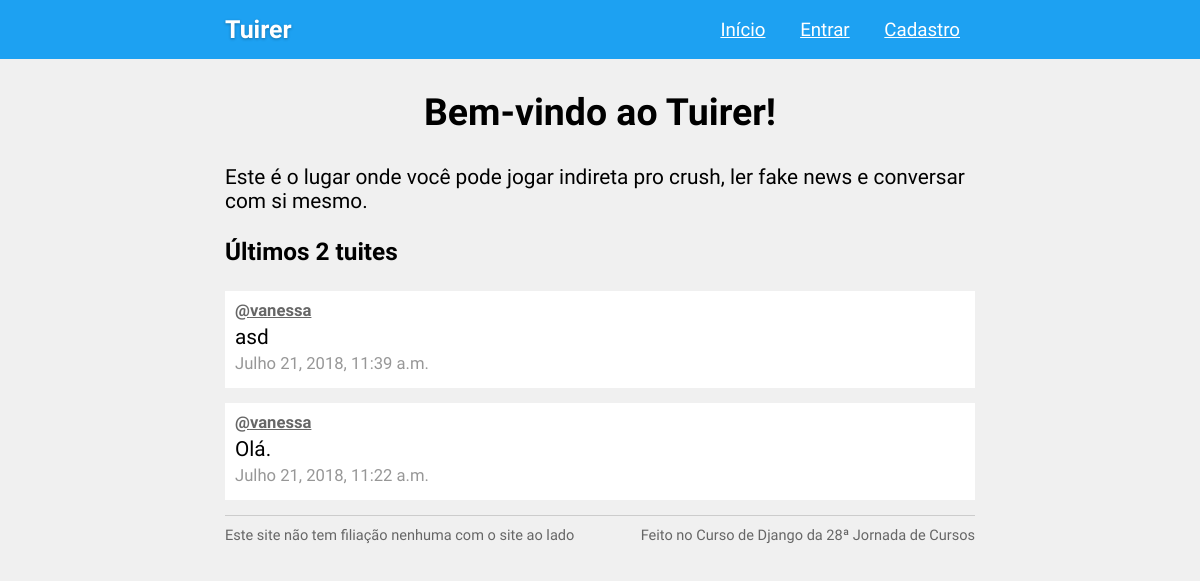
Before: / with the older database file.
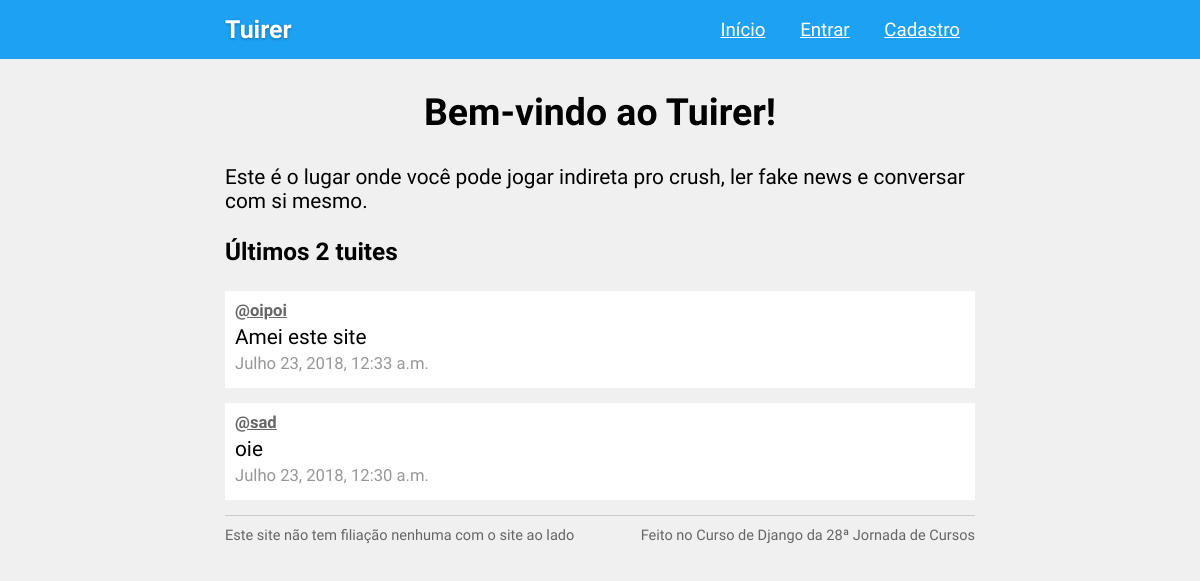
After: the same page with the newer database file.
### tuites/models.py (models this page shows, shortened)
class Tuite(models.Model):
    content = models.CharField('Tweet', max_length=200)
    date_created = models.DateTimeField(auto_now_add=True)
    creator = models.ForeignKey('users.User', on_delete=models.CASCADE, related_name='tuites')
    objects = TuiteManager()
    class Meta:
        ordering = ('-date_created', )

### users/models.py (models this page shows, shortened)
class User(AbstractUser):
    followers = models.ManyToManyField('self', blank=True)
    following = models.ManyToManyField('self', blank=True)
    picture = models.ImageField('Foto de perfil', default='/img/blank-pic.png')
    created_at = models.DateTimeField(auto_now_add=True)

### core/views.py (the view)
# urls.py: path('', HomeView.as_view(), name='home'),
class HomeView(generic.TemplateView):
    template_name = 'home.html'
    def get_context_data(self, **kwargs):
        context = super().get_context_data(**kwargs)
        context['tuites'] = Tuite.objects.all()[:2]
        return context

### templates/home.html
{% extends 'base.html' %}
{% block body %}
    <h2 class="site-header">Bem-vindo ao Tuirer!</h2>
    <p>Este é o lugar onde você pode jogar indireta pro crush, ler fake news e conversar com si mesmo.</p>
    <section class="home-tuites">
        <h3>Últimos 2 tuites</h3>
        {% for tuite in tuites %}
            {% include 'includes/tuite.html' %}
        {% endfor %}
    </section>
{% endblock %}

### templates/includes/tuite.html
<div class="tuite">
    <p class="creator">
        <a href="{% url 'users:profile' tuite.creator.id %}">@{{ tuite.creator }}</a>
    </p>
    <p>{{ tuite.content }}</p>
    <p class="date">
        <a href="{% url 'tuites:tuite' tuite.pk %}">{{ tuite.date_created }}</a>
    </p>
</div>

Changed rows visible on the page:
no longer on this page (row edited): Tuite: creator "vanessa", content "asd", date_created "Julho 21, 2018, 11:39 a.m."
no longer on this page (row unchanged): Tuite: creator "vanessa", content "Olá.", date_created "Julho 21, 2018, 11:22 a.m."
added Tuite: creator "oipoi", content "Amei este site", date_created "Julho 23, 2018, 12:33 a.m."
added Tuite: creator "sad", content "oie", date_created "Julho 23, 2018, 12:30 a.m."
